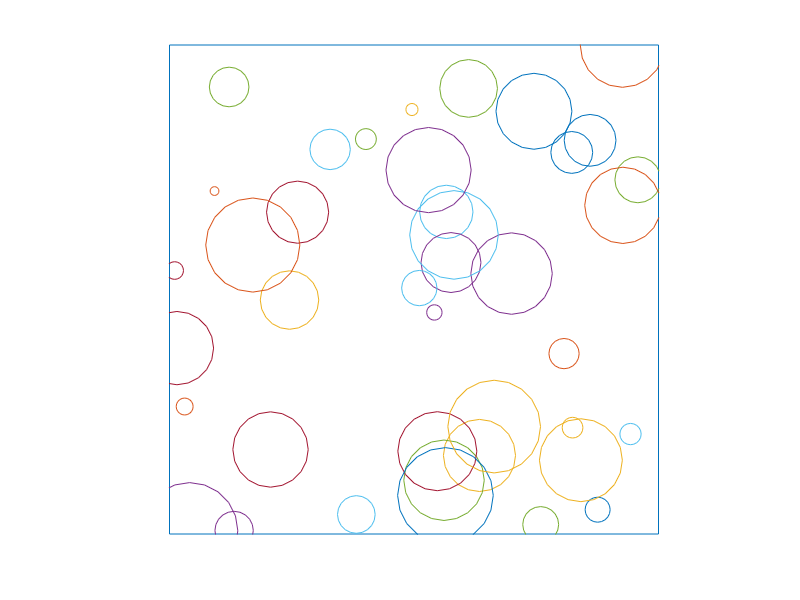

Source code (MATLAB):
% L2_29 plots a random bubble pattern (see Fig. 2.29).
% Copyright S. Nakamura, 1995.
set(gcf, 'NumberTitle','off','Name', 'Figure 2.9')

clear,clf, hold off
axis([-0. 1. -0. 1. ])
axis('square')
axis('off')
hold on
plot([0,1,1,0,0], [0,0,1,1,0])
h=pi/10;
t=0:h:pi*2;
xx = cos(t);
yy = sin(t);
for n=1:40
   r = rand(1)*0.1;
   xc = rand(1);
   yc = rand(1);
x = xx*r + xc;
y = yy*r + yc;
plot (x,y)
end
hold off
